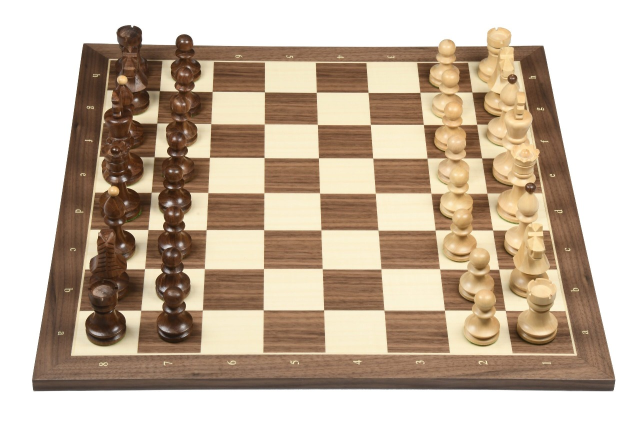
#> input picture board-localisation/images/chess_image_1.jpg, 1280 x 853 px, found by its file name (shown at 1/2 size)
$ python board_detection.py   (older library calls are emulated)
#> lines starting #> are read from the running program, lines starting #| are printed output that depends on the picture
"""
Optimized Chess Board Detection Pipeline
--------------------------------------
1. Random Edge Detection (Multi-scale or Scharr)
2. Enhanced Probabilistic Hough Transform
3. Direct Line Intersection
4. Parallel Processing

Author: GitHub Copilot
Date: October 7, 2025
"""

import cv2
import numpy as np
import matplotlib.pyplot as plt
import os
import argparse
import time
import random
from concurrent.futures import ThreadPoolExecutor
from dataclasses import dataclass
from typing import List, Tuple, Dict
import torch  # Add this import

@dataclass
class Point:
    x: int
    y: int

def check_cuda():
    """Check CUDA availability"""
    if torch.cuda.is_available():
        # Also verify OpenCV CUDA support
        build_info = str(cv2.getBuildInformation())
        cuda_support = 'CUDA' in build_info
        return cuda_support and torch.cuda.is_available()
    return False

def detect_edges(image: np.ndarray, method: str = 'scharr') -> np.ndarray:
    """Unified edge detection with selected method and CUDA support"""
    use_cuda = check_cuda()
    if use_cuda:
        print("Using CUDA for edge detection")
        # Convert image to GPU
        cuda_img = cv2.cuda_GpuMat()

    gray = cv2.cvtColor(image, cv2.COLOR_BGR2GRAY) if len(image.shape) == 3 else image

    if use_cuda:
        cuda_gray = cv2.cuda_GpuMat()
        cuda_gray.upload(gray)
        cuda_blur = cv2.cuda.createGaussianFilter(cv2.CV_8UC1, cv2.CV_8UC1, (5, 5), 0)
        gray = cuda_blur.apply(cuda_gray)
    else:
        gray = cv2.GaussianBlur(gray, (5, 5), 0)

    if method == 'multi_scale':
        if use_cuda:
            # CUDA-accelerated Canny
            cuda_canny = cv2.cuda.createCannyEdgeDetector(50, 150)
            edges1 = cuda_canny.detect(gray)
            cuda_canny = cv2.cuda.createCannyEdgeDetector(30, 100)
            edges2 = cuda_canny.detect(gray)
            cuda_canny = cv2.cuda.createCannyEdgeDetector(70, 200)
            edges3 = cuda_canny.detect(gray)

            # Download results from GPU
            edges = [edges1.download(), edges2.download(), edges3.download()]
        else:
            # CPU parallel processing
            with ThreadPoolExecutor(max_workers=3) as executor:
                futures = [
                    executor.submit(cv2.Canny, gray, 50, 150),
                    executor.submit(cv2.Canny, gray, 30, 100),
                    executor.submit(cv2.Canny, gray, 70, 200)
                ]
                edges = [future.result() for future in futures]

        result = cv2.bitwise_or(edges[0], edges[1])
        result = cv2.bitwise_or(result, edges[2])
    else:  # scharr
        if use_cuda:
            # CUDA-accelerated Scharr
            cuda_sobelx = cv2.cuda.createSobelFilter(cv2.CV_8UC1, cv2.CV_64F, 1, 0)
            cuda_sobely = cv2.cuda.createSobelFilter(cv2.CV_8UC1, cv2.CV_64F, 0, 1)

            gradX = cuda_sobelx.apply(gray).download()
            gradY = cuda_sobely.apply(gray).download()
        else:
            with ThreadPoolExecutor(max_workers=2) as executor:
                scharr_x = executor.submit(cv2.Scharr, gray, cv2.CV_64F, 1, 0)
                scharr_y = executor.submit(cv2.Scharr, gray, cv2.CV_64F, 0, 1)
                gradX = scharr_x.result()
                gradY = scharr_y.result()

        magnitude = np.sqrt(gradX**2 + gradY**2)
        magnitude = np.uint8(magnitude * 255 / magnitude.max())
        _, result = cv2.threshold(magnitude, 50, 255, cv2.THRESH_BINARY)

    # Common enhancement (on CPU as morphology is often faster on CPU)
    kernel = np.ones((3, 3), np.uint8)
    result = cv2.morphologyEx(result, cv2.MORPH_CLOSE, kernel)

    return result

# [138 lines left out: functions enhanced_probabilistic_hough, direct_line_intersection, save_individual_images, not called in this run]

def detect_board(image_path: str, output_dir: str = 'board-localisation/results'):
    """Main detection pipeline with parallel processing"""
#> called with output_dir = 'board-localisation/results'
    start_time = time.time()
    os.makedirs(output_dir, exist_ok=True)

    # Read and preprocess image
    img = cv2.imread(image_path)
#> img is the input picture: shape (853, 1280, 3); mean B, G, R 159.6, 178.8, 196.8
    if img is None:
        raise ValueError(f"Could not read image at {image_path}")

    # Resize for faster processing
    max_dim = 800
    h, w = img.shape[:2]
#> h = 853; w = 1280
    if h > max_dim or w > max_dim:
        scale = max_dim / max(h, w)
#> scale = 0.625
        img = cv2.resize(img, (int(w * scale), int(h * scale)))
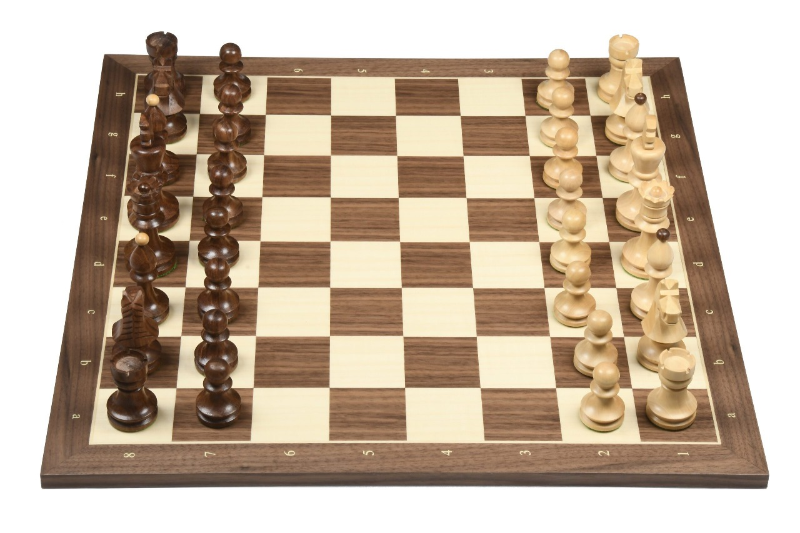
#> img: shape (533, 800, 3); mean B, G, R 159.5, 178.7, 196.7

    img_rgb = cv2.cvtColor(img, cv2.COLOR_BGR2RGB)
    print(f"Processing image of size {img.shape}")
#| Processing image of size (533, 800, 3)

    # Randomly choose edge detection method
    edge_method = random.choice(['multi_scale', 'scharr'])
    print(f"\nUsing {edge_method} edge detection...")

    # Edge detection
    start_edge = time.time()
    edges = detect_edges(img, edge_method)
    edge_time = time.time() - start_edge
    print(f"Edge detection time: {edge_time:.3f}s")

    # Line detection
    start_line = time.time()
    lines = enhanced_probabilistic_hough(edges)
    line_time = time.time() - start_line
    print(f"Line detection time: {line_time:.3f}s")
    print(f"Lines detected: {len(lines)}")

    # Intersection detection
    start_intersect = time.time()
    intersections = direct_line_intersection(lines, img.shape)
    intersect_time = time.time() - start_intersect
    print(f"Intersection detection time: {intersect_time:.3f}s")
    print(f"Intersections found: {len(intersections)}")

    # Timing dictionary
    timing = {
        'edge': edge_time,
        'line': line_time,
        'intersect': intersect_time,
        'total': time.time() - start_time
    }

    # Save individual stage images
    save_individual_images(img_rgb, edges, lines, intersections, output_dir, edge_method, timing)

    # Visualization - Combined view
    plt.figure(figsize=(20, 5))

    # Original Image
    plt.subplot(141)
    plt.imshow(img_rgb)
    plt.title('Original Image')
    plt.axis('off')

    # Edge Detection
    plt.subplot(142)
    plt.imshow(edges, cmap='gray')
    plt.title(f'{edge_method.title()} Edges\n{edge_time:.3f}s')
    plt.axis('off')

    # Lines
    plt.subplot(143)
    plt.imshow(img_rgb)
    for line in lines:
        x1, y1, x2, y2 = line
        plt.plot([x1, x2], [y1, y2], 'g-', linewidth=1, alpha=0.5)
    plt.title(f'Lines Detected\n{len(lines)} lines, {line_time:.3f}s')
    plt.axis('off')

    # Intersections
    plt.subplot(144)
    plt.imshow(img_rgb)
    for point in intersections:
        plt.plot(point.x, point.y, 'ro', markersize=4)
    plt.title(f'Intersections\n{len(intersections)} points, {intersect_time:.3f}s')
    plt.axis('off')

    plt.tight_layout()
    plt.savefig(os.path.join(output_dir, '00_pipeline_overview.png'), dpi=200, bbox_inches='tight')
    plt.show()

    total_time = time.time() - start_time
    print(f"\nTotal processing time: {total_time:.3f}s")

    return {
        'edges': edges,
        'lines': lines,
        'intersections': intersections,
        'timing': timing
    }

if __name__ == "__main__":
    parser = argparse.ArgumentParser(description='Optimized chess board detection')
    parser.add_argument('--image_path', type=str, default='board-localisation/images/chess_image_1.jpg')
    parser.add_argument('--output_dir', type=str, default='board-localisation/results')
    args = parser.parse_args()

    detect_board(args.image_path, args.output_dir)
#> (the call stopped at in check_cuda, `if torch.cuda.is_available():`: torch is not available in this run)
